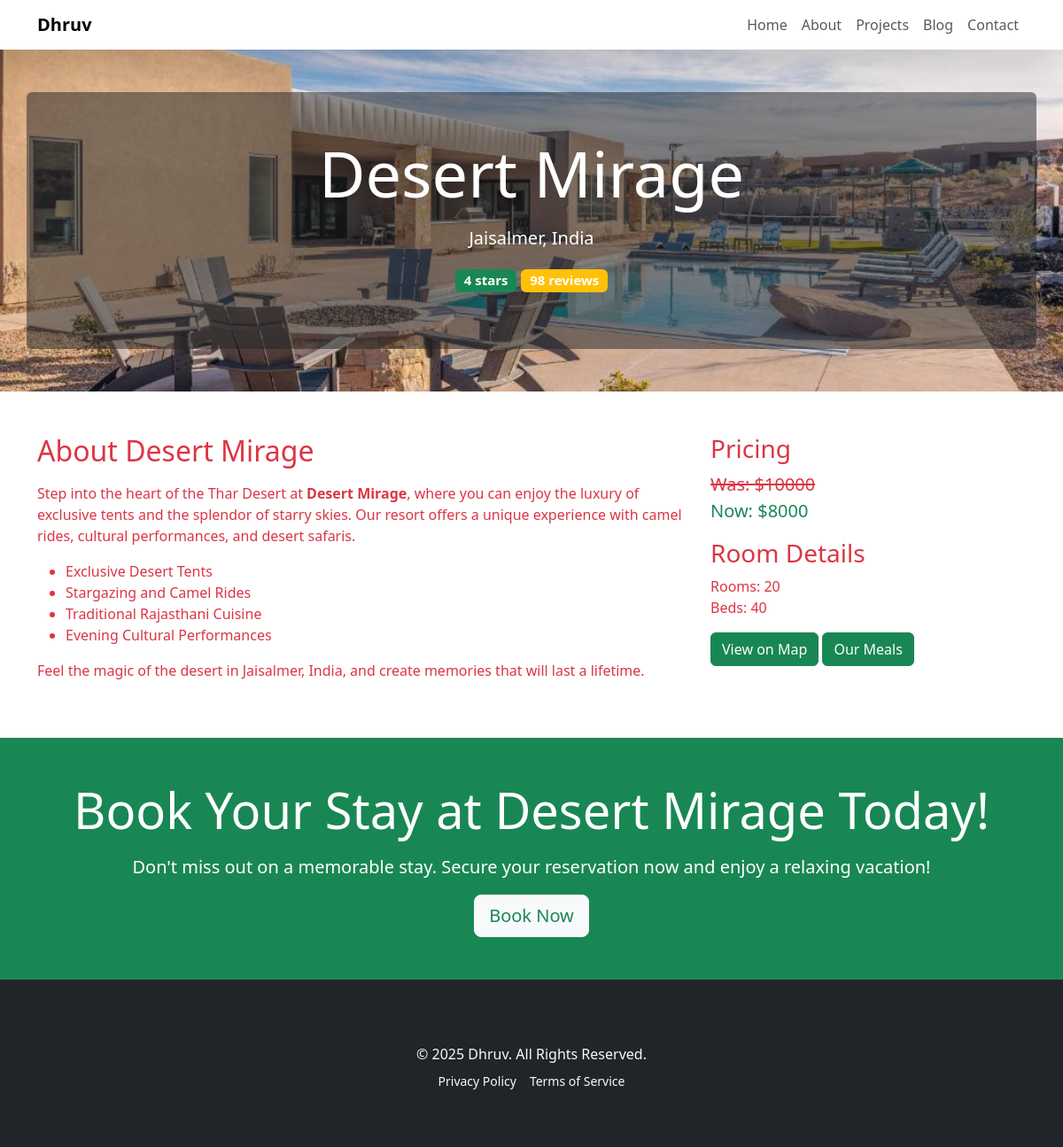
The app's page /resorts/3 with its own data.
### resort/models.py (models this page shows)
class resort(models.Model):
    title = models.CharField(max_length=100)
    description = models.TextField()
    image = models.ImageField(upload_to='resort/')
    price = models.IntegerField()
    discount_price = models.IntegerField()
    offer = models.BooleanField(default=False)
    location = models.CharField(max_length=100)
    rating = models.IntegerField()
    review = models.IntegerField()
    room = models.IntegerField()
    bed = models.IntegerField()

### portfolio/views.py (the view)
# urls.py: path('resorts/<int:id>', views.resort_detail, name='resort_detail'),
def resort_detail(request, id, category=None):
    singleResort = resort.objects.get(id=id)
    data = {
        'resort': singleResort,
        'category': category
    }
    return render(request, 'resort-details.html', data)

### templates/resort-details.html (shortened to what this page needs)
{% extends "base.html" %}
{% block content %}
{% load static %}
<section class="bg-danger text-white py-5" style="background-image: url('/media/{{ resort.image }}'); background-size: cover; background-position: center;">
  <div class="container text-center bg-dark bg-opacity-50 py-5 rounded">
    <h1 class="display-2">{{ resort.title }}</h1>
    <p class="lead mt-3">{{ resort.location }}</p>
    <p class="lead mt-3">
      <span class="badge bg-success">{{ resort.rating }} stars</span>
      <span class="badge bg-warning">{{ resort.review }} reviews</span>
    </p>
  </div>
</section>
<section class="bg-white text-danger py-5">
  <div class="container">
    <div class="row">
      <div class="col-md-8">
        <h2 class="font-weight-bold">About {{ resort.title }}</h2>
        <p class="lead mt-3">{{ resort.description | safe }}</p>
      </div>
      <div class="col-md-4">
        <h3 class="font-weight-bold">Pricing</h3>
        <p class="lead">
          {% if resort.offer %}
            <span class="text-danger text-decoration-line-through">Was: ${{ resort.price }}</span><br>
            <span class="text-success">Now: ${{ resort.discount_price }}</span>
          {% else %}
            <span class="text-success">Price: ${{ resort.price }}</span>
          {% endif %}
        </p>
        <h3 class="font-weight-bold">Room Details</h3>
        <ul class="list-unstyled">
          <li>Rooms: {{ resort.room }}</li>
          <li>Beds: {{ resort.bed }}</li>
        </ul>
        <a href="https://www.google.com/maps?q={{ resort.location }}" target="_blank" class="btn btn-success">View on Map</a>
        <a href="{% url 'foods' resort.id 'meals' %}" class="btn btn-success">Our Meals</a>
      </div>
    </div>
  </div>
</section>
<section class="bg-success text-white py-5">
  <div class="container text-center">
    <h2 class="display-4">Book Your Stay at {{ resort.title }} Today!</h2>
    <p class="lead mt-3">Don't miss out on a memorable stay. Secure your reservation now and enjoy a relaxing vacation!</p>
    <button class="btn btn-light text-success btn-lg">Book Now</button>
  </div>
</section>
{% endblock %}

### records on screen
resort: image (picture), title "Desert Mirage", location "Jaisalmer, India", rating "4", review "98", description "Step into the heart of the Thar Desert at Desert Mirage , where you can enjoy the luxury of exclusive tents and the splendor of starry skies. Our resort offers a unique experience with camel rides, cultural performances, and desert safaris. Exclusive Desert Tents Stargazing and Camel Rides Traditional Rajasthani Cuisine Evening Cultural Performances Feel the magic of the desert in Jaisalmer, India, and create memories that will last a lifetime.", price "10000", discount_price "8000", room "20", bed "40"
